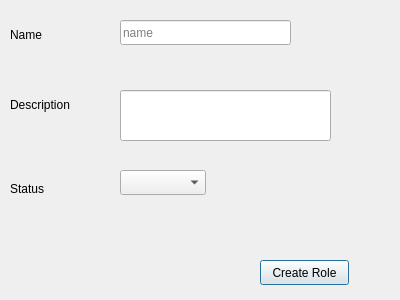
<?xml version="1.0" encoding="UTF-8"?>
<ui version="4.0">
 <class>Dialog</class>
 <widget class="QDialog" name="Dialog">
  <property name="geometry">
   <rect>
    <x>0</x>
    <y>0</y>
    <width>400</width>
    <height>300</height>
   </rect>
  </property>
  <property name="windowTitle">
   <string>Role</string>
  </property>
  <widget class="QComboBox" name="CMB_roleStatus">
   <property name="geometry">
    <rect>
     <x>120</x>
     <y>170</y>
     <width>86</width>
     <height>25</height>
    </rect>
   </property>
  </widget>
  <widget class="QPushButton" name="BTN_createRole">
   <property name="geometry">
    <rect>
     <x>260</x>
     <y>260</y>
     <width>89</width>
     <height>25</height>
    </rect>
   </property>
   <property name="text">
    <string>Create Role</string>
   </property>
  </widget>
  <widget class="QLineEdit" name="LE_name">
   <property name="geometry">
    <rect>
     <x>120</x>
     <y>20</y>
     <width>171</width>
     <height>25</height>
    </rect>
   </property>
   <property name="placeholderText">
    <string>name</string>
   </property>
  </widget>
  <widget class="QLabel" name="label_3">
   <property name="geometry">
    <rect>
     <x>10</x>
     <y>90</y>
     <width>99</width>
     <height>29</height>
    </rect>
   </property>
   <property name="text">
    <string>Description</string>
   </property>
  </widget>
  <widget class="QLabel" name="label_6">
   <property name="geometry">
    <rect>
     <x>10</x>
     <y>20</y>
     <width>99</width>
     <height>29</height>
    </rect>
   </property>
   <property name="text">
    <string>Name</string>
   </property>
  </widget>
  <widget class="QLabel" name="label">
   <property name="geometry">
    <rect>
     <x>10</x>
     <y>180</y>
     <width>67</width>
     <height>17</height>
    </rect>
   </property>
   <property name="text">
    <string>Status</string>
   </property>
  </widget>
  <widget class="QLineEdit" name="LE_DESC">
   <property name="geometry">
    <rect>
     <x>120</x>
     <y>90</y>
     <width>211</width>
     <height>51</height>
    </rect>
   </property>
  </widget>
 </widget>
 <resources/>
 <connections/>
</ui>
